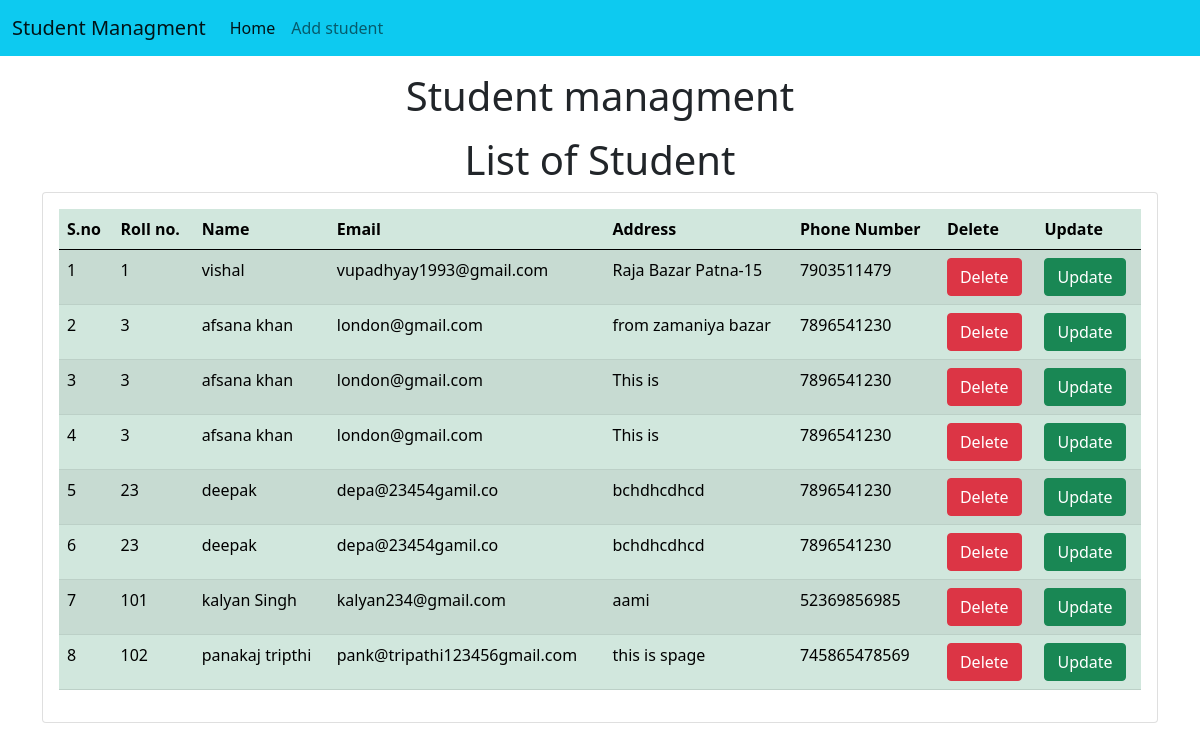
The page / on the database its author committed.
### api/models.py (models this page shows)
class Student(models.Model):
    roll = models.CharField(max_length=200)
    name = models.CharField(max_length=200)
    email = models.CharField(max_length=100)
    address = models.CharField(max_length=200)
    phone = models.CharField(max_length=15)

### api/views.py (the view)
# urls.py: path('', views.home , name="home"),
def home(request):
    stud = Student.objects.all()
    return render(request , 'index.html',{'stud':stud})

### api/templates/index.html (shortened to what this page needs)
<!doctype html>
<html lang="en">
  <head>
    <link href="https://cdn.jsdelivr.net/npm/bootstrap@5.0.2/dist/css/bootstrap.min.css" rel="stylesheet">
  </head>
  {% include 'navbar.html' %}
  <body>
    <h1 class="text-center my-3">Student managment</h1>
    <h1 class="text-center my-2">List of Student</h1>
    <div class="container">
      <div class="row">
        <div class="col-md-12">
          <div class="card">
            <div class="card-body">
              <table class="table table-success table-striped">
                <thead>
                  <tr>
                    <th>S.no</th>
                    <th>Roll no.</th>
                    <th>Name</th>
                    <th>Email</th>
                    <th>Address</th>
                    <th>Phone Number</th>
                    <th>Delete</th>
                    <th>Update</th>
                  </tr>
                </thead>
                <tbody>
                  {% for s in stud %}
                     <tr>
                      <td>{{forloop.counter}}</td>
                      <td>{{s.roll}}</td>
                      <td>{{s.name}}</td>
                      <td>{{s.email}}</td>
                      <td>{{s.address}}</td>
                      <td>{{s.phone}}</td>
                      <td>
                        <a href="delete_std/{{s.id}}" class="btn btn-danger md-sm">Delete</a>
                      </td>
                      <td>
                        <a href="update_std/{{s.id}}" class="btn btn-success md-sm">Update</a>
                      </td>
                     </tr>
                  {% endfor %}
                </tbody>
              </table>
            </div>
          </div>
        </div>
      </div>
    </div>
  </body>
</html>

### api/templates/navbar.html (shortened to what this page needs)
<nav class="navbar navbar-expand-lg navbar-light bg-info">
    <div class="container-fluid">
      <a class="navbar-brand" href="/">Student Managment</a>
      <div class="collapse navbar-collapse" id="navbarSupportedContent">
        <ul class="navbar-nav me-auto mb-2 mb-lg-0">
          <li class="nav-item">
            <a class="nav-link active" aria-current="page" href="/">Home</a>
          </li>
          <li class="nav-item">
            <a class="nav-link" href="add_stu">Add student</a>
          </li>
        </ul>
      </div>
    </div>
  </nav>

### rows shown on the page
Student: roll "1", name "vishal", email "vupadhyay1993@gmail.com", address "Raja Bazar Patna-15", phone "7903511479"
Student: roll "3", name "afsana khan", email "london@gmail.com", address "from zamaniya bazar", phone "7896541230"
Student: roll "3", name "afsana khan", email "london@gmail.com", address "This is", phone "7896541230"
Student: roll "3", name "afsana khan", email "london@gmail.com", address "This is", phone "7896541230"
Student: roll "23", name "deepak", email "depa@23454gamil.co", address "bchdhcdhcd", phone "7896541230"
Student: roll "23", name "deepak", email "depa@23454gamil.co", address "bchdhcdhcd", phone "7896541230"
Student: roll "101", name "kalyan Singh", email "kalyan234@gmail.com", address "aami", phone "52369856985"
Student: roll "102", name "panakaj tripthi", email "pank@tripathi123456gmail.com", address "this is spage", phone "745865478569"
